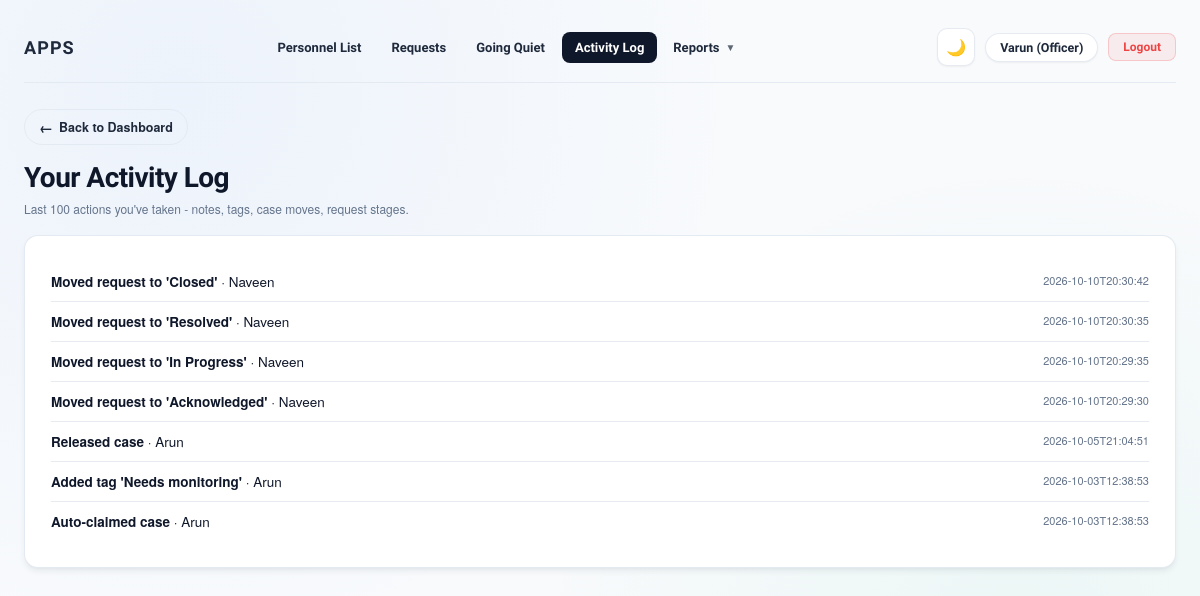
Page /officer/activity_log (signed in) on the earlier database version.
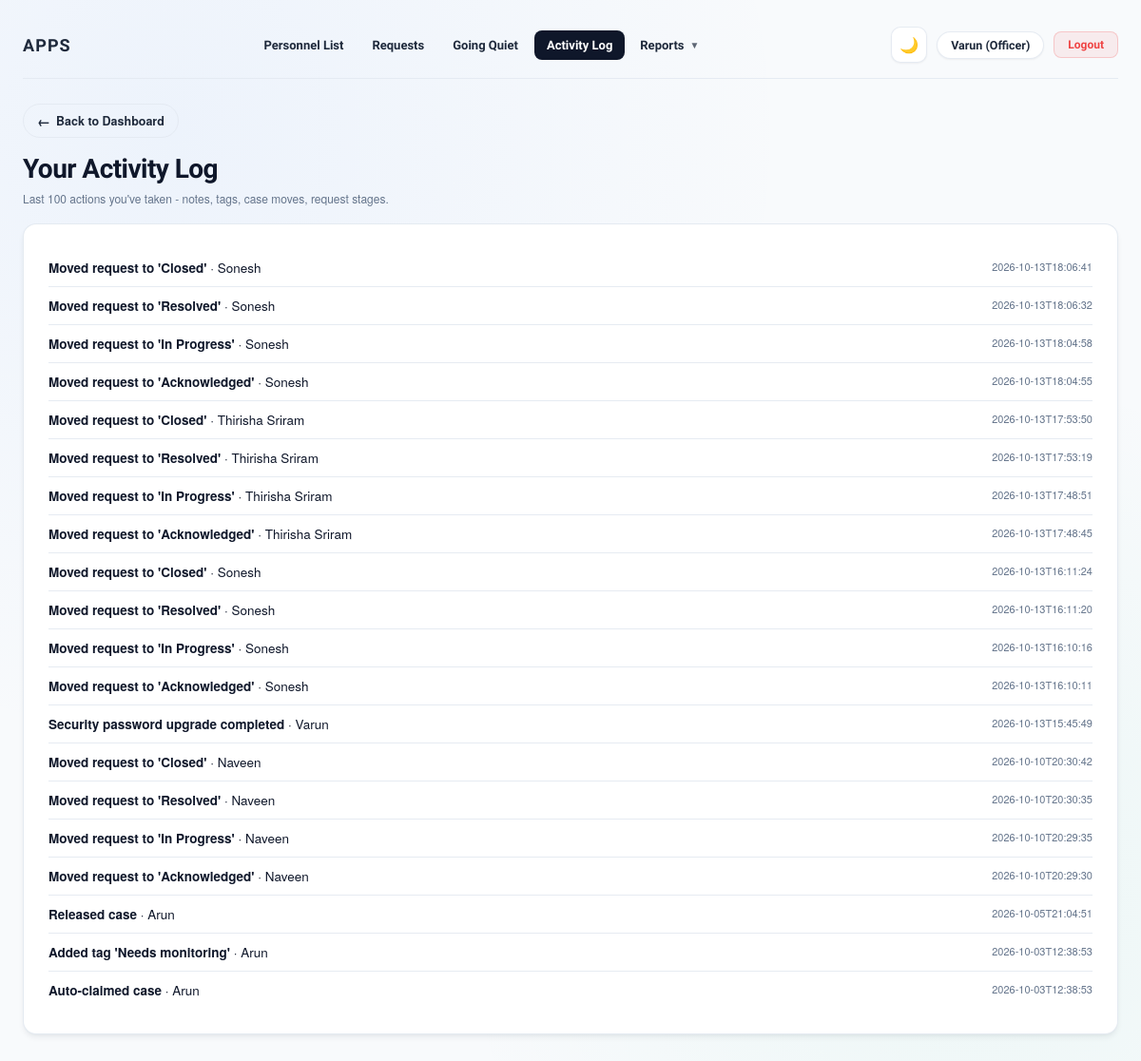
Same page on the later database version.
### tables this page shows
CREATE TABLE ActivityLog (
            id INTEGER PRIMARY KEY AUTOINCREMENT,
            actor_id INTEGER NOT NULL,
            action TEXT NOT NULL,
            target_user_id INTEGER,
            details TEXT,
            created_at TEXT NOT NULL
        );

CREATE TABLE Users (
            id INTEGER PRIMARY KEY AUTOINCREMENT,
            name TEXT NOT NULL,
            unit TEXT,
            password TEXT NOT NULL,
            role TEXT NOT NULL DEFAULT 'personnel'
        , assigned_officer_id INTEGER);

### app.py (the view)
@app.route("/officer/activity_log")
@role_required("officer")
def officer_activity_log():
    conn = get_db()
    entries = conn.execute("""
        SELECT ActivityLog.*, Users.name AS target_name
        FROM ActivityLog
        LEFT JOIN Users ON ActivityLog.target_user_id = Users.id
        WHERE ActivityLog.actor_id = ?
        ORDER BY ActivityLog.id DESC
        LIMIT 100
    """, (session["user_id"],)).fetchall()
    conn.close()
    return render_template("officer_activity_log.html",
                           officer_name=session["user_name"], entries=entries)

### app.py (called while the page is built)
def get_db():
    conn = sqlite3.connect(DB_PATH, factory=SyncedConnection)
    conn.row_factory = sqlite3.Row
    return conn

def role_required(*roles):
    def decorator(view):
        @wraps(view)
        def wrapper(*args, **kwargs):
            if "user_id" not in session or session.get("role") not in roles:
                return redirect(url_for("login"))
            return view(*args, **kwargs)
        return wrapper
    return decorator

@app.before_request
def block_cross_site_posts():
    if request.method != "POST":
        return
    source = request.headers.get("Origin") or request.headers.get("Referer")
    if source:
        if urlparse(source).netloc != request.host:
            abort(403)

@app.after_request
def add_security_headers(resp):
    resp.headers.setdefault("X-Content-Type-Options", "nosniff")
    resp.headers.setdefault("X-Frame-Options", "SAMEORIGIN")
    resp.headers.setdefault("Referrer-Policy", "same-origin")
    if "user_id" in session:
        resp.headers["Cache-Control"] = "no-store"
    return resp

### templates/officer_activity_log.html (shortened to what this page needs)
<!DOCTYPE html>
<html lang="en">
<head>
<link rel="stylesheet" href="{{ url_for('static', filename='style.css') }}">
</head>
<body class="officer-page">
<div class="wrap">
  {% include "_header.html" %}
  <a href="/officer_dashboard" style="display:inline-flex; align-items:center; gap:6px; font-family:'Helvetica Neue', Arial, sans-serif; font-size:12.5px; font-weight:600; color:var(--steel-deep); text-decoration:none; padding:7px 14px; border:1px solid var(--line); border-radius:20px; margin-bottom:16px;">
    <span style="font-size:14px;">&larr;</span> Back to Dashboard
  </a>
  <h2 class="page-title" style="margin-bottom:6px;">Your Activity Log</h2>
  <p style="font-family:'Helvetica Neue', Arial, sans-serif; font-size:12px; color:var(--steel); margin:0 0 18px;">
    Last 100 actions you've taken - notes, tags, case moves, request stages.
  </p>
  {% if entries %}
  <div class="card">
    {% for e in entries %}
    <div style="display:flex; align-items:flex-start; justify-content:space-between; gap:12px; padding:10px 0; {% if not loop.last %}border-bottom:1px solid var(--line);{% endif %}">
      <div>
        <p style="margin:0; font-family:'Helvetica Neue', Arial, sans-serif; font-size:13.5px; color:var(--ink);">
          <strong>{{ e.action }}</strong>{% if e.target_name %} &middot; {{ e.target_name }}{% endif %}
        </p>
      </div>
      <span style="font-family:'Helvetica Neue', Arial, sans-serif; font-size:11px; color:var(--steel); white-space:nowrap;">{{ e.created_at }}</span>
    </div>
    {% endfor %}
  </div>
  {% else %}
  <div class="card">
    <p class="empty-note">No activity recorded yet.</p>
  </div>
  {% endif %}
</div>
</body>
</html>

### templates/_header.html (shortened to what this page needs)
{% set role = session.get('role') %}
{% set p = request.path %}
<header class="top">
  <div class="header-left">
    <a href="{% if role == 'admin' %}/admin_dashboard{% elif role == 'officer' %}/officer/personnel{% else %}/dashboard{% endif %}" class="brand-link">
      <div class="mark">APPS</div>
    </a>
  </div>
  <nav class="desktop-nav" aria-label="Desktop primary navigation">
  {% if role == 'personnel' %}
    <a href="/dashboard" class="desk-nav-item {% if p == '/dashboard' %}active{% endif %}">Dashboard</a>
    <a href="/snapshot" class="desk-nav-item {% if p == '/snapshot' %}active{% endif %}">Daily Snapshot</a>
    <a href="/talk_to_officer" class="desk-nav-item {% if p == '/talk_to_officer' %}active{% endif %}">Talk to Officer</a>
    <a href="/results" class="desk-nav-item {% if p == '/results' %}active{% endif %}">My Results</a>
    <div class="desk-dropdown">
      <button type="button" class="desk-nav-item desk-drop-btn">
        <span>Exports</span> <span style="font-size:10px; opacity:0.7;">▼</span>
      </button>
      <div class="desk-dropdown-menu">
        <a href="/my/export_pdf">Download PDF</a>
      </div>
    </div>
  {% elif role == 'officer' %}
    <a href="/officer/personnel" class="desk-nav-item {% if p == '/officer/personnel' or p.startswith('/officer/personnel/') %}active{% endif %}">Personnel List</a>
    <a href="/officer/requests" class="desk-nav-item {% if p == '/officer/requests' %}active{% endif %}">
      <span>Requests</span>
    </a>
    <a href="/officer/going_quiet" class="desk-nav-item {% if p == '/officer/going_quiet' %}active{% endif %}">Going Quiet</a>
    <a href="/officer/activity_log" class="desk-nav-item {% if p == '/officer/activity_log' %}active{% endif %}">Activity Log</a>
    <div class="desk-dropdown">
      <button type="button" class="desk-nav-item desk-drop-btn">
        <span>Reports</span> <span style="font-size:10px; opacity:0.7;">▼</span>
      </button>
    </div>
  {% endif %}
  </nav>
  <div class="header-right">
    <button type="button" class="theme-toggle" id="themeToggle" aria-label="Toggle dark mode" title="Toggle dark/light mode">
      <span class="theme-toggle-icon">🌙</span>
    </button>
    <span class="role-pill">
      {{ session.get('user_name') }}{% if role == 'officer' %} (Officer){% elif role == 'admin' %} (Admin){% endif %}
    </span>
    <a href="/logout" class="desktop-logout" title="Sign out of APPS">Logout</a>
  </div>
</header>

Differences in the rows shown:
now on this page (row edited): Users: get "Varun"
added ActivityLog: action "Moved request to 'Closed'", target_name "Sonesh", created_at "2026-10-13T18:06:41"
added ActivityLog: action "Moved request to 'Resolved'", target_name "Sonesh", created_at "2026-10-13T18:06:32"
added ActivityLog: action "Moved request to 'In Progress'", target_name "Sonesh", created_at "2026-10-13T18:04:58"
added ActivityLog: action "Moved request to 'Acknowledged'", target_name "Sonesh", created_at "2026-10-13T18:04:55"
added ActivityLog: action "Moved request to 'Closed'", target_name "Thirisha Sriram", created_at "2026-10-13T17:53:50"
added ActivityLog: action "Moved request to 'Resolved'", target_name "Thirisha Sriram", created_at "2026-10-13T17:53:19"
added ActivityLog: action "Moved request to 'In Progress'", target_name "Thirisha Sriram", created_at "2026-10-13T17:48:51"
added ActivityLog: action "Moved request to 'Acknowledged'", target_name "Thirisha Sriram", created_at "2026-10-13T17:48:45"
added ActivityLog: action "Moved request to 'Closed'", target_name "Sonesh", created_at "2026-10-13T16:11:24"
added ActivityLog: action "Moved request to 'Resolved'", target_name "Sonesh", created_at "2026-10-13T16:11:20"
added ActivityLog: action "Moved request to 'In Progress'", target_name "Sonesh", created_at "2026-10-13T16:10:16"
added ActivityLog: action "Moved request to 'Acknowledged'", target_name "Sonesh", created_at "2026-10-13T16:10:11"
added ActivityLog: action "Security password upgrade completed", target_name "Varun", created_at "2026-10-13T15:45:49"
Other differences:
{{ session.get('user_name') }}: "Varun" → (not shown)
